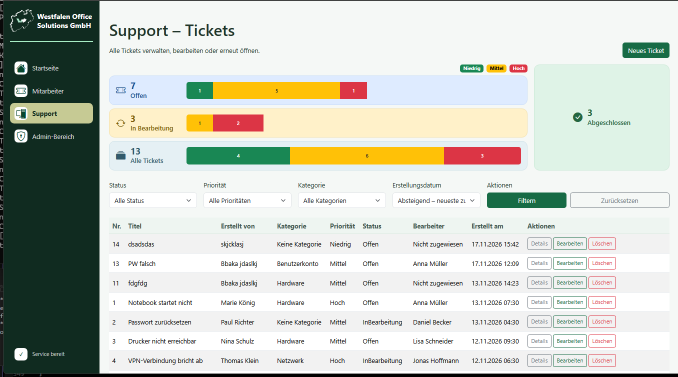
#> input picture .presentation-build/support.png, 1355 x 753 px (shown at 1/2 size)
$ python diagrams.py
#> lines starting #> are read from the running program, lines starting #| are printed output that depends on the picture
from pathlib import Path
from PIL import Image, ImageDraw, ImageFont

folder = Path(__file__).resolve().parent
fontdir = Path('C:/Windows/Fonts')
ink = '#202824'
gray = '#91A39A'
dark = '#27483B'
pale = '#EDF3EF'

def f(size, bold=False):
    return ImageFont.truetype(str(fontdir / ('arialbd.ttf' if bold else 'arial.ttf')), size)

def tc(d, point, s, size=24, bold=False):
    d.multiline_text(point, s, font=f(size,bold), anchor='mm', fill=ink, align='center', spacing=3)

def rect(d, xy, fill='white', rounded=False):
    if rounded:
        d.rounded_rectangle(xy, 9, fill=fill, outline=gray, width=2)
    else:
        d.rectangle(xy, fill=fill, outline=gray, width=2)

def usecase():
    im=Image.new('RGB',(1420,370),'white')
#> im: PIL image 1420x370 RGB; every value is 255
    d=ImageDraw.Draw(im)
    rect(d,(338,8,1404,361))
    d.text((360,18),'ServiceDesk',font=f(23,True),fill=dark)
    for row,(actor,a,b) in enumerate([
        ('Meldende Person','Tickets melden','Status und Details anzeigen'),
        ('IT-Support','Tickets filtern und bearbeiten','Zuweisen, löschen, wieder öffnen'),
        ('Administration','IT-Mitarbeitende verwalten','Kategorien verwalten')]):
        y=87+107*row
        d.ellipse((32,y-23,56,y+1),outline=dark,width=3)
        d.line((44,y+1,44,y+26),fill=dark,width=3)
        d.line((27,y+10,61,y+10),fill=dark,width=3)
        d.line((44,y+26,30,y+43),fill=dark,width=3)
        d.line((44,y+26,58,y+43),fill=dark,width=3)
        tc(d,(174,y+5),actor,25,True)
        # Both associations leave the actor label and end at a separate oval.
        d.line((283,y+3,423,y+3),fill=dark,width=2)
        d.line((283,y-5,310,y-5,310,y-43,1110,y-43,1110,y-34),fill=dark,width=2)
        for x,s in ((422,a),(907,b)):
            d.ellipse((x,y-34,x+410,y+42),outline=gray,fill=pale,width=2)
            tc(d,(x+205,y+3),s,24)
    im.save(folder/'usecase.png')
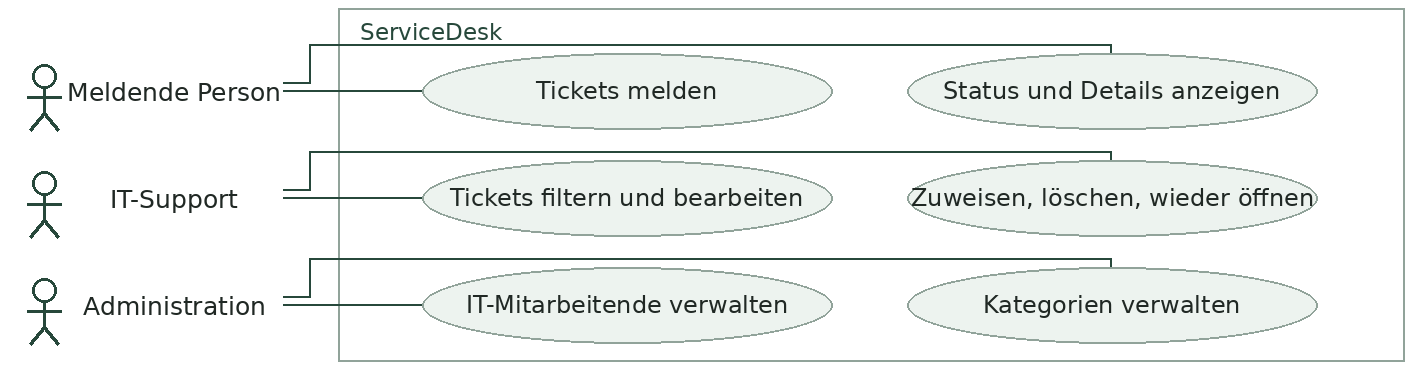
#> saved as usecase.png: PIL image 1420x370 RGB; mean R, G, B 238.8, 241.5, 240

def modelbox(d,x,y,w,title,fields):
    height=61+len(fields)*34+10
    rect(d,(x,y,x+w,y+height))
    d.rectangle((x+1,y+1,x+w-1,y+50),fill=pale)
    d.line((x,y+51,x+w,y+51),fill=gray,width=2)
    tc(d,(x+w/2,y+25),title,25,True)
    for i,s in enumerate(fields):
        d.text((x+15,y+61+i*34),s,font=f(22),fill=ink)

def classes():
    im=Image.new('RGB',(1420,392),'white')
#> im: PIL image 1420x392 RGB; every value is 255
    d=ImageDraw.Draw(im)
    modelbox(d,10,90,318,'IT_Mitarbeiter',['MitarbeiterId : int','Name : string','Tickets : ICollection<Ticket>'])
    modelbox(d,470,12,480,'Ticket',['TicketId : int','ErstelltVon, Titel, Beschreibung : string','Erstellungsdatum : DateTime','Prioritaet : Prioritaet','Status : TicketStatus','MitarbeiterId : int?','KategorieId : int?'])
    modelbox(d,1090,90,318,'Kategorie',['KategorieId : int','KategorieName : string','Tickets : ICollection<Ticket>'])
    for x1,x2,l,r in [(328,470,'0..1','0..*'),(950,1090,'0..*','0..1')]:
        d.line((x1,193,x2,193),fill=dark,width=3)
        d.text((x1+9,163),l,font=f(22,True),fill=dark)
        d.text((x2-51,163),r,font=f(22,True),fill=dark)
    tc(d,(710,356),'Prioritaet und TicketStatus sind Aufzählungen.',24)
    im.save(folder/'classes.png')
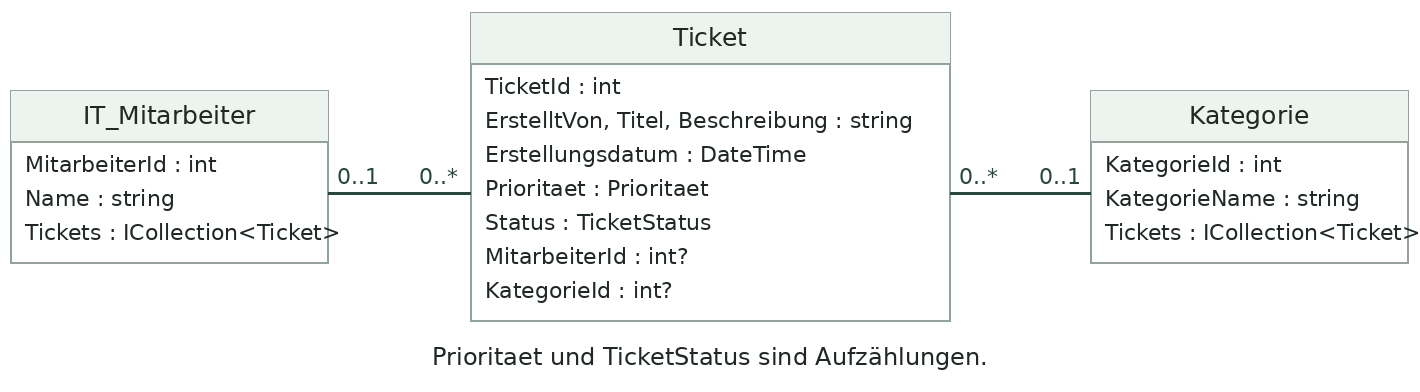
#> saved as classes.png: PIL image 1420x392 RGB; mean R, G, B 243.6, 244.8, 244.1

def mockup():
    im=Image.new('RGB',(1420,387),'white')
#> im: PIL image 1420x387 RGB; every value is 255
    d=ImageDraw.Draw(im)
    for i,(x,title) in enumerate([(12,'Mitarbeiterbereich'),(722,'IT-Support')]):
        rect(d,(x,12,x+685,369),rounded=True)
        d.rectangle((x+2,14,x+129,366),fill=pale)
        for j,label in enumerate(['Startseite','Mitarbeiter','Support','Admin']):
            d.text((x+13,40+j*38),label,font=f(19,j==i+1),fill=dark)
        d.text((x+150,36),title,font=f(28,True),fill=ink)
        if i==0:
            controls=[('Neues Ticket',160),('Status auswählen',230)]
            top=96
            cols='Titel                         Status                    Details'
        else:
            controls=[('Offen',122),('In Bearbeitung',160),('Abgeschlossen',175)]
            top=96
            cols='Ticket       Priorität       Zuständigkeit       Aktionen'
        left=x+150
        for label,w in controls:
            rect(d,(left,top,left+w,top+44),fill=pale,rounded=True)
            tc(d,(left+w/2,top+22),label,19,True)
            left+=w+12
        if i:
            rect(d,(x+150,158,x+653,201),rounded=True)
            tc(d,(x+401,179),'Status       Priorität       Kategorie       Datum',18)
        y=224 if i else 167
        d.rectangle((x+150,y,x+653,y+40),fill=pale)
        d.text((x+163,y+9),cols,font=f(19,True),fill=dark)
        for n in range(2):
            line_y=y+61+n*37
            d.line((x+150,line_y+12,x+653,line_y+12),fill=gray,width=1)
            for col,width in [(164,91),(305,64),(453,59),(586,40)]:
                d.rounded_rectangle((x+col,line_y-3,x+col+width,line_y+3),radius=3,fill='#C9D6D0')
    im.save(folder/'mockup.png')
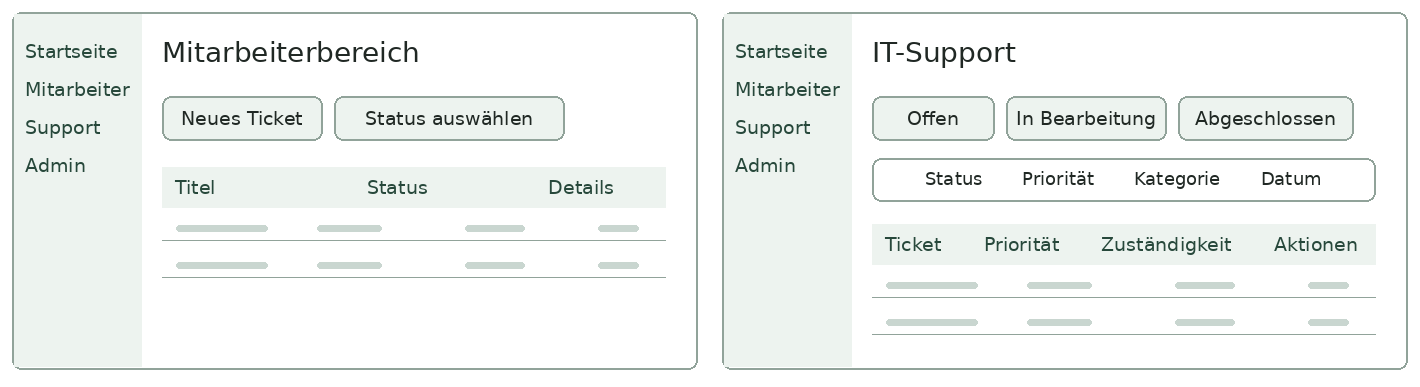
#> saved as mockup.png: PIL image 1420x387 RGB; mean R, G, B 241.2, 244.1, 242.4

if __name__=='__main__':
    usecase()
    classes()
    mockup()
    previous=folder.parent/'support.png'
    if previous.is_file():
        with Image.open(previous) as im:
#> im is the input picture: PIL image 1355x753 RGBA; mean R, G, B, A 201.7, 206.2, 197.6, 255
            im.crop((7,2,im.width,431)).save(folder/'support-detail.png')
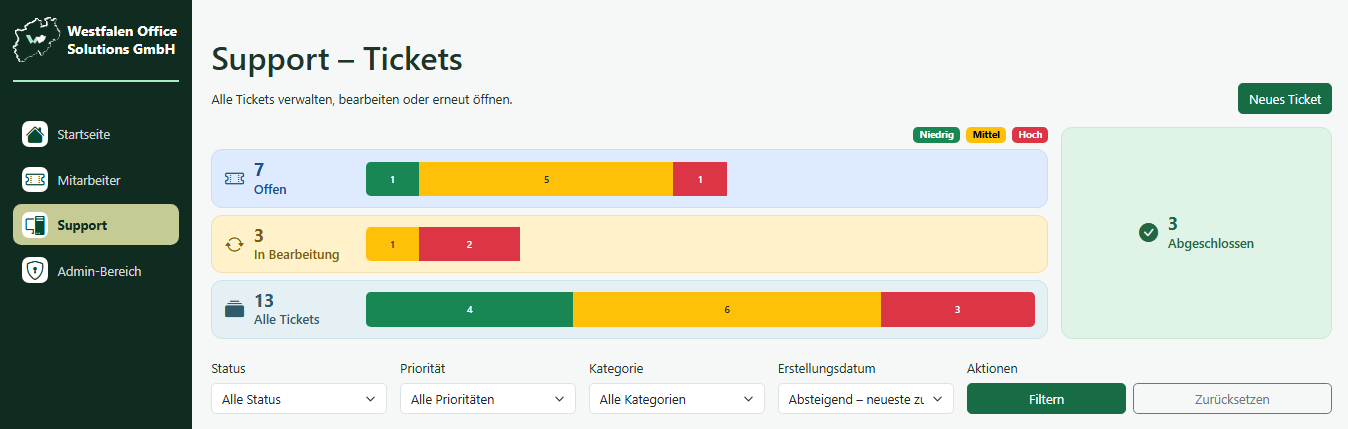
#> saved as support-detail.png: PIL image 1348x429 RGBA; mean R, G, B, A 203.4, 208.2, 194.5, 255

$ run again, with .presentation-build/montage-0.png copied over .presentation-build/support.png
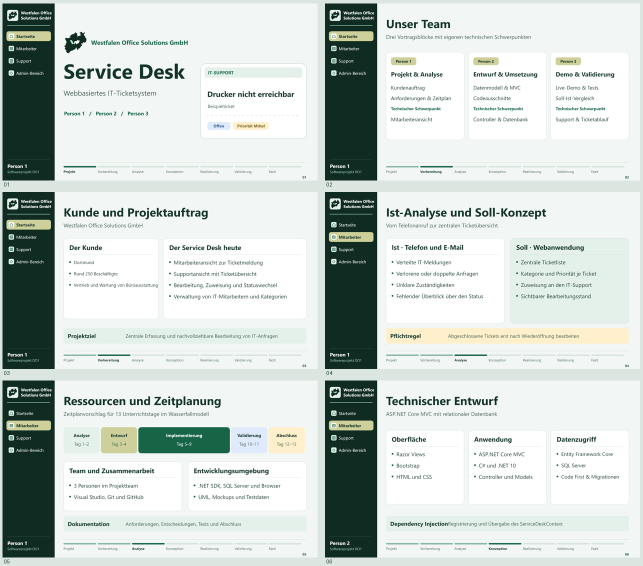
#> input picture .presentation-build/montage-0.png, 1286 x 1131 px (shown at 1/2 size)
#> im is the input picture: PIL image 1286x1131 RGB; mean R, G, B 202.8, 211.4, 206.9
#> `im.crop((7,2,im.width,431)).save(folder/'support-detail.png')`:
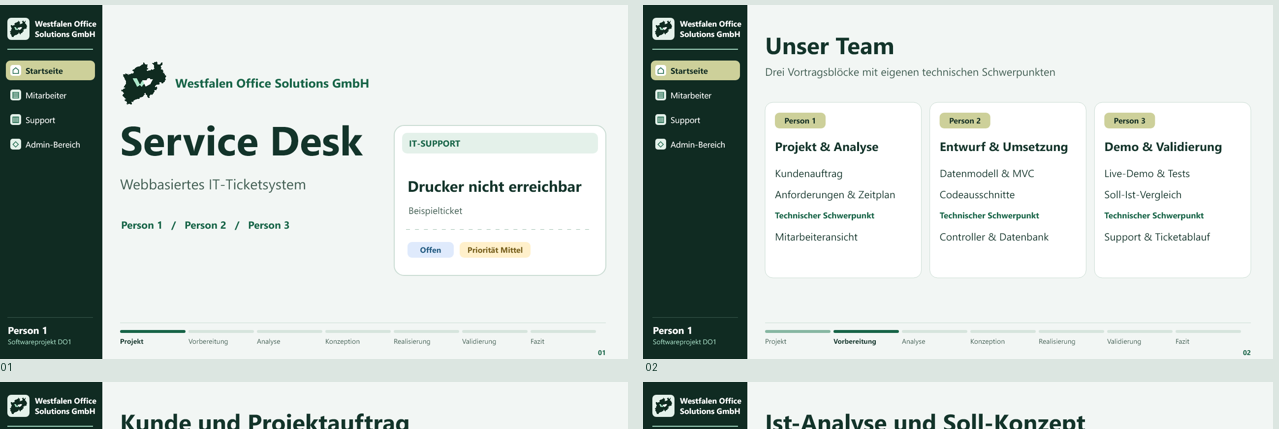
#> saved as support-detail.png: PIL image 1279x429 RGB; mean R, G, B 204.3, 212.5, 208.6

$ run again, with .presentation-build/montage-12.png copied over .presentation-build/support.png
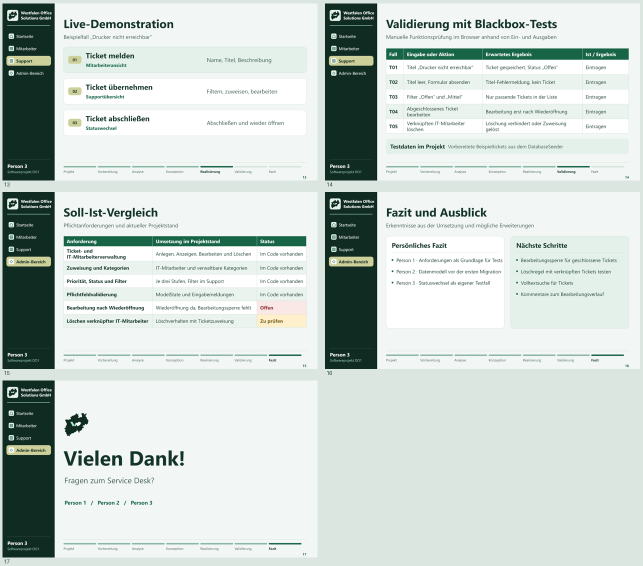
#> input picture .presentation-build/montage-12.png, 1286 x 1131 px (shown at 1/2 size)
#> im is the input picture: PIL image 1286x1131 RGB; mean R, G, B 202.6, 212.7, 208
#> `im.crop((7,2,im.width,431)).save(folder/'support-detail.png')`:
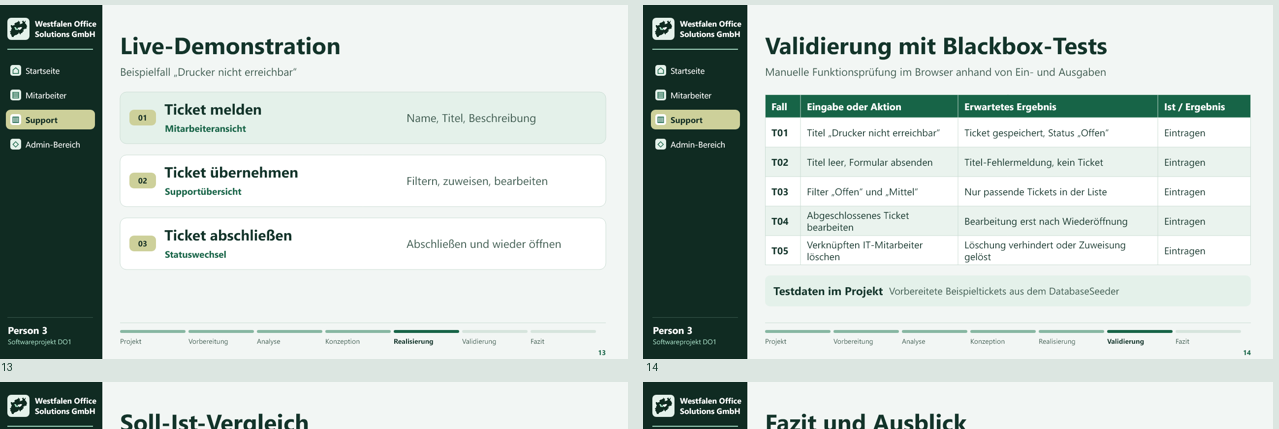
#> saved as support-detail.png: PIL image 1279x429 RGB; mean R, G, B 199, 209.4, 204.7
